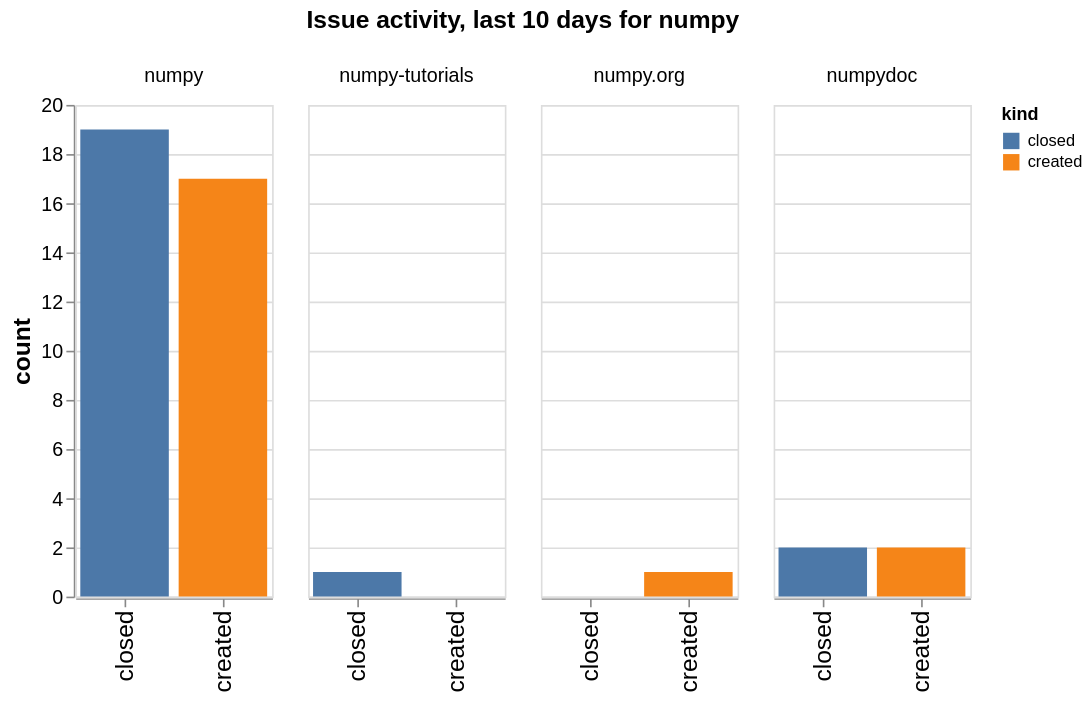

The specification (Vega-Lite) saved for this image:
### Vega-Lite specification from a JSON file in a GitHub repository (floating-point values rounded to 4 significant figures)
{"config": {"view": {"continuousWidth": 400, "continuousHeight": 300}}, "data": {"values": [{"org": "numpy", "repo": "numpy", "kind": "created", "count": 17}, {"org": "numpy", "repo": "numpy.org", "kind": "created", "count": 1}, {"org": "numpy", "repo": "numpydoc", "kind": "created", "count": 2}, {"org": "numpy", "repo": "numpy-tutorials", "kind": "created", "count": 0}, {"org": "numpy", "repo": "numpy", "kind": "closed", "count": 19}, {"org": "numpy", "repo": "numpy.org", "kind": "closed", "count": 0}, {"org": "numpy", "repo": "numpydoc", "kind": "closed", "count": 2}, {"org": "numpy", "repo": "numpy-tutorials", "kind": "closed", "count": 1}]}, "mark": "bar", "encoding": {"color": {"type": "nominal", "field": "kind"}, "column": {"type": "nominal", "field": "repo", "header": {"labelFontSize": 12, "title": "Issue activity, last 10 days for numpy", "titleFontSize": 15}}, "x": {"type": "nominal", "axis": {"labelFontSize": 15, "title": ""}, "field": "kind"}, "y": {"type": "quantitative", "axis": {"labelFontSize": 12, "titleFontSize": 15}, "field": "count"}}, "width": 120, "$schema": "https://vega.github.io/schema/vega-lite/v5.json"}
